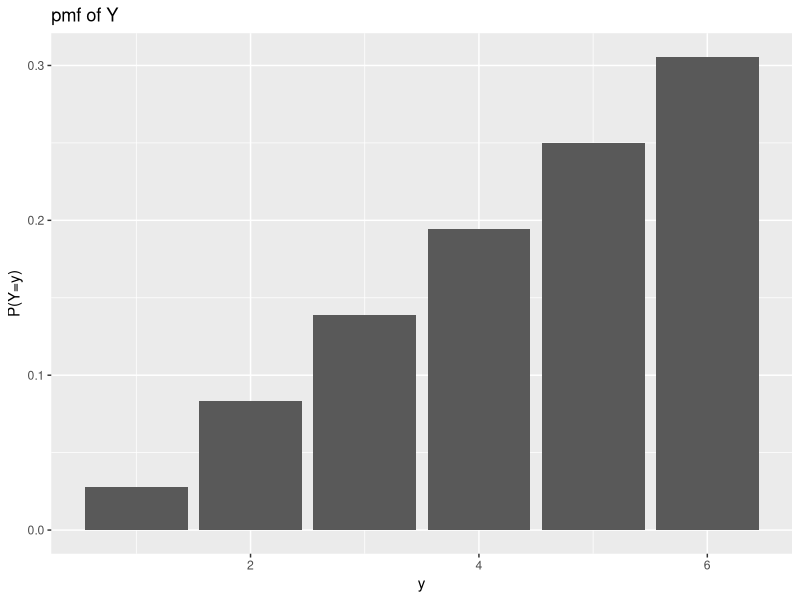
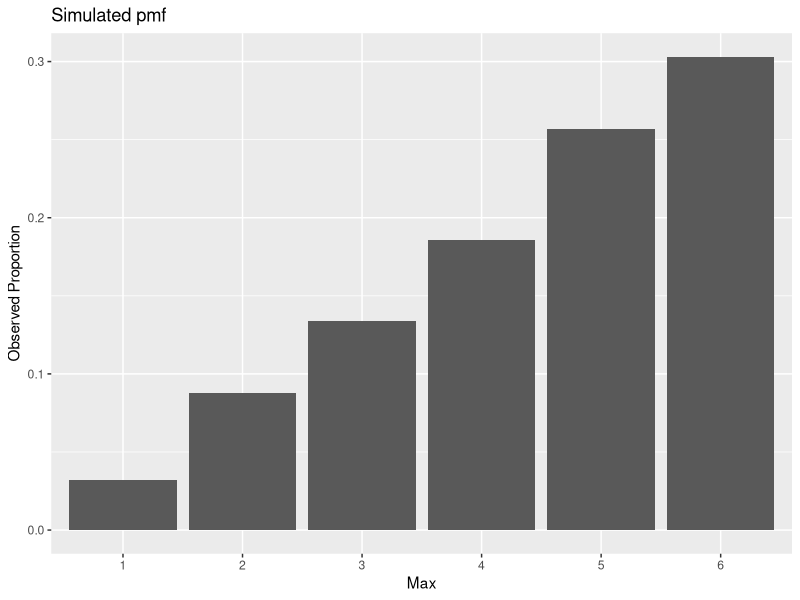
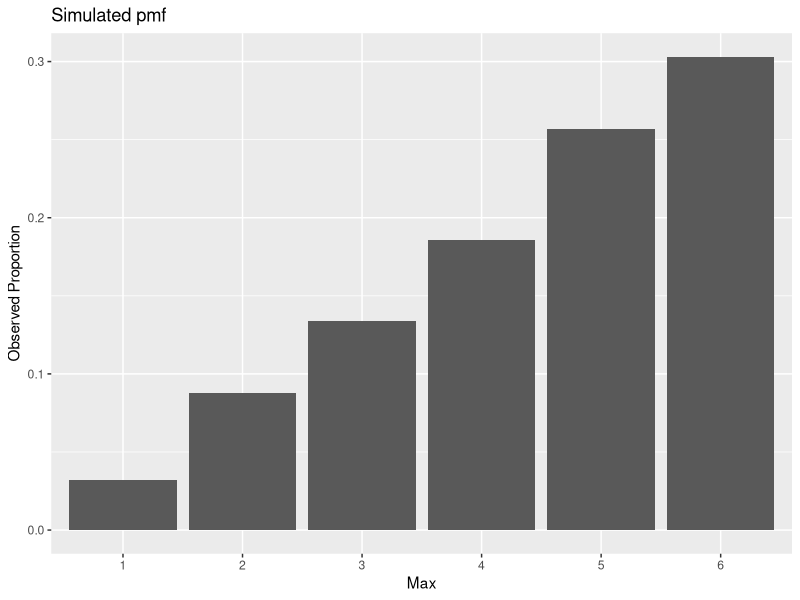

Here is the R script that generated these plots, in order:
## ---- chunk 1
Max=1:6
Probability=c(1/36,3/36,5/36,7/36,9/36,11/36)
pmf=data.frame(x=Max,y=Probability)

mean1=1*(1/36)+2*3/36+3*5/36+4*7/36+5*9/36+6*11/36
mean1
var1=(((1-mean1)^2)*1/36)+(((2-mean1)^2)*3/36)+(((3-mean1)^2)*5/36)+(((4-mean1)^2)*7/36)+(((5-mean1)^2)*9/36)+(((6-mean1)^2)*11/36)
var1
sigma1=((var1)^(1/2))
sigma1
## ---- chunk 2
library(ggplot2)
y=1:6
py=c(1/36,3/36,5/36,7/36,9/36,11/36)
dd= data.frame(y=y,probs=py)
ggplot(aes(x=y,y=probs),data=dd)+geom_bar(stat='identity')+ylab('P(Y=y)')+ggtitle('pmf of Y')
## ---- chunk 3
expected = 2*mean1+1
expected
var2 = (((3-expected)^2)*1/36)+(((5-expected)^2)*3/36)+(((7-expected)^2)*5/36)+(((9-expected)^2)*7/36)+(((11-expected)^2)*9/36)+(((13-expected)^2)*11/36)
var2

## ---- chunk 4
library(ggplot2)
one.roll = function(){
  sample.space=1:6
  first.roll=sample(sample.space,1,replace=TRUE)
  second.roll=sample(sample.space,1,replace=TRUE)
  max.roll=max(first.roll,second.roll)
  return(max.roll)
}
one.roll()
many.rolls = replicate(1000,one.roll())
df1=data.frame(x=as.factor(many.rolls))
ggplot(aes(x=as.factor(many.rolls)),data=df1)+geom_bar(aes(y=(..count..)/(sum(..count..))))+ylab('Observed Proportion')+xlab('Max')+ggtitle('Simulated pmf')
## ---- chunk 5
library(ggplot2)
df1=data.frame(x=as.factor(many.rolls))
ggplot(aes(x=as.factor(many.rolls)),data=df1)+geom_bar(aes(y=(..count..)/(sum(..count..))))+ylab('Observed Proportion')+xlab('Max')+ggtitle('Simulated pmf')
## ---- chunk 6
mean(many.rolls)
## ---- chunk 7
var(many.rolls)
## ---- chunk 8
sd(many.rolls)
## ---- chunk 9
z.roll=function(){
  sample.space=c(3,5,7,9,11,13)
  a.roll = sample(sample.space,1,replace=TRUE)
  b.roll = sample(sample.space,1,replace=TRUE)
  c.roll = max(a.roll,b.roll)
  return(c.roll)
}
z.roll()
alotta.rolls=replicate(1000,z.roll())
## ---- chunk 10
mean(alotta.rolls)
## ---- chunk 11
var(alotta.rolls)
